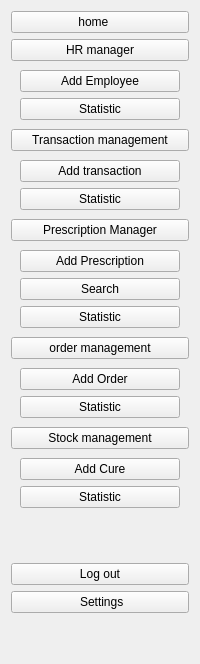
      <widget class="QWidget" name="icon_names_text_widget" native="true">
       <layout class="QVBoxLayout" name="verticalLayout_16">
        <item>
         <widget class="QPushButton" name="p9">
          <property name="maximumSize">
           <size>
            <width>16777215</width>
            <height>16777213</height>
           </size>
          </property>
          <property name="text">
           <string>home    </string>
          </property>
          <property name="icon">
           <iconset resource="resource.qrc">
            <normaloff>:/img/img/home.svg</normaloff>:/img/img/home.svg</iconset>
          </property>
         </widget>
        </item>
        <item>
         <layout class="QVBoxLayout" name="verticalLayout_9">
          <property name="spacing">
           <number>0</number>
          </property>
          <item>
           <widget class="QFrame" name="RH">
            <property name="frameShape">
             <enum>QFrame::NoFrame</enum>
            </property>
            <layout class="QVBoxLayout" name="verticalLayout_5">
             <property name="spacing">
              <number>0</number>
             </property>
             <property name="leftMargin">
              <number>0</number>
             </property>
             <property name="topMargin">
              <number>0</number>
             </property>
             <property name="rightMargin">
              <number>0</number>
             </property>
             <property name="bottomMargin">
              <number>0</number>
             </property>
             <item>
              <widget class="QPushButton" name="p14">
               <property name="text">
                <string>HR manager</string>
               </property>
               <property name="icon">
                <iconset resource="resource.qrc">
                 <normaloff>:/img/img/slack.svg</normaloff>:/img/img/slack.svg</iconset>
               </property>
               <property name="checkable">
                <bool>true</bool>
               </property>
              </widget>
             </item>
             <item>
              <widget class="QFrame" name="frame_rh">
               <property name="frameShape">
                <enum>QFrame::NoFrame</enum>
               </property>
               <layout class="QVBoxLayout" name="verticalLayout">
                <item>
                 <widget class="QPushButton" name="pushButton_8">
                  <property name="text">
                   <string>Add Employee</string>
                  </property>
                  <property name="checkable">
                   <bool>true</bool>
                  </property>
                 </widget>
                </item>
                <item>
                 <widget class="QPushButton" name="pushButton_10">
                  <property name="text">
                   <string>Statistic</string>
                  </property>
                  <property name="checkable">
                   <bool>true</bool>
                  </property>
                 </widget>
                </item>
               </layout>
              </widget>
             </item>
            </layout>
           </widget>
          </item>
          <item>
           <widget class="QFrame" name="SL">
            <property name="frameShape">
             <enum>QFrame::NoFrame</enum>
            </property>
            <layout class="QVBoxLayout" name="verticalLayout_6">
             <property name="spacing">
              <number>0</number>
             </property>
             <property name="leftMargin">
              <number>0</number>
             </property>
             <property name="topMargin">
              <number>0</number>
             </property>
             <property name="rightMargin">
              <number>0</number>
             </property>
             <property name="bottomMargin">
              <number>0</number>
             </property>
             <item>
              <widget class="QPushButton" name="p11">
               <property name="text">
                <string>Transaction management</string>
               </property>
               <property name="icon">
                <iconset resource="resource.qrc">
                 <normaloff>:/img/img/shopping-bag.svg</normaloff>:/img/img/shopping-bag.svg</iconset>
               </property>
               <property name="checkable">
                <bool>true</bool>
               </property>
              </widget>
             </item>
             <item>
              <widget class="QFrame" name="frame_sales">
               <property name="frameShape">
                <enum>QFrame::NoFrame</enum>
               </property>
               <layout class="QVBoxLayout" name="verticalLayout_2">
                <item>
                 <widget class="QPushButton" name="pushButton_12">
                  <property name="text">
                   <string>Add transaction</string>
                  </property>
                  <property name="checkable">
                   <bool>true</bool>
                  </property>
                 </widget>
                </item>
                <item>
                 <widget class="QPushButton" name="pushButton_14">
                  <property name="text">
                   <string>Statistic</string>
                  </property>
                  <property name="checkable">
                   <bool>true</bool>
                  </property>
                 </widget>
                </item>
               </layout>
              </widget>
             </item>
            </layout>
           </widget>
          </item>
          <item>
           <widget class="QFrame" name="frame_9">
            <property name="frameShape">
             <enum>QFrame::NoFrame</enum>
            </property>
            <layout class="QVBoxLayout" name="verticalLayout_10">
             <property name="spacing">
              <number>0</number>
             </property>
             <property name="leftMargin">
              <number>0</number>
             </property>
             <property name="topMargin">
              <number>0</number>
             </property>
             <property name="rightMargin">
              <number>0</number>
             </property>
             <property name="bottomMargin">
              <number>0</number>
             </property>
             <item>
              <widget class="QPushButton" name="pushButton_6">
               <property name="text">
                <string>Prescription Manager</string>
               </property>
               <property name="icon">
                <iconset resource="resource.qrc">
                 <normaloff>:/img/img/heart.svg</normaloff>:/img/img/heart.svg</iconset>
               </property>
               <property name="checkable">
                <bool>true</bool>
               </property>
              </widget>
             </item>
             <item>
              <widget class="QFrame" name="frame_ord_2">
               <property name="frameShape">
                <enum>QFrame::NoFrame</enum>
               </property>
               <layout class="QVBoxLayout" name="verticalLayout_11">
                <item>
                 <widget class="QPushButton" name="pushButton_35">
                  <property name="text">
                   <string>Add Prescription</string>
                  </property>
                  <property name="checkable">
                   <bool>true</bool>
                  </property>
                 </widget>
                </item>
                <item>
                 <widget class="QPushButton" name="pushButton_36">
                  <property name="text">
                   <string>Search</string>
                  </property>
                  <property name="checkable">
                   <bool>true</bool>
                  </property>
                 </widget>
                </item>
                <item>
                 <widget class="QPushButton" name="pushButton_37">
                  <property name="text">
                   <string>Statistic</string>
                  </property>
                  <property name="checkable">
                   <bool>true</bool>
                  </property>
                 </widget>
                </item>
               </layout>
              </widget>
             </item>
            </layout>
           </widget>
          </item>
          <item>
           <widget class="QFrame" name="SK">
            <property name="frameShape">
             <enum>QFrame::NoFrame</enum>
            </property>
            <layout class="QVBoxLayout" name="verticalLayout_7">
             <property name="spacing">
              <number>0</number>
             </property>
             <property name="leftMargin">
              <number>0</number>
             </property>
             <property name="topMargin">
              <number>0</number>
             </property>
             <property name="rightMargin">
              <number>0</number>
             </property>
             <property name="bottomMargin">
              <number>0</number>
             </property>
             <item>
              <widget class="QPushButton" name="p13">
               <property name="text">
                <string>order management</string>
               </property>
               <property name="icon">
                <iconset resource="resource.qrc">
                 <normaloff>:/img/img/mail.svg</normaloff>:/img/img/mail.svg</iconset>
               </property>
               <property name="iconSize">
                <size>
                 <width>50</width>
                 <height>20</height>
                </size>
               </property>
               <property name="checkable">
                <bool>true</bool>
               </property>
              </widget>
             </item>
             <item>
              <widget class="QFrame" name="frame_stc">
               <property name="frameShape">
                <enum>QFrame::NoFrame</enum>
               </property>
               <layout class="QVBoxLayout" name="verticalLayout_3">
                <item>
                 <widget class="QPushButton" name="pushButton_25">
                  <property name="text">
                   <string>Add Order</string>
                  </property>
                  <property name="checkable">
                   <bool>true</bool>
                  </property>
                 </widget>
                </item>
                <item>
                 <widget class="QPushButton" name="pushButton_24">
                  <property name="text">
                   <string>Statistic</string>
                  </property>
                  <property name="checkable">
                   <bool>true</bool>
                  </property>
                 </widget>
                </item>
               </layout>
              </widget>
             </item>
            </layout>
           </widget>
          </item>
          <item>
           <widget class="QFrame" name="frame_8">
            <property name="frameShape">
             <enum>QFrame::NoFrame</enum>
            </property>
            <layout class="QVBoxLayout" name="verticalLayout_8">
             <property name="spacing">
              <number>0</number>
             </property>
             <property name="leftMargin">
              <number>0</number>
             </property>
             <property name="topMargin">
              <number>0</number>
             </property>
             <property name="rightMargin">
              <number>0</number>
             </property>
             <property name="bottomMargin">
              <number>0</number>
             </property>
             <item>
              <widget class="QPushButton" name="p10">
               <property name="text">
                <string>Stock management</string>
               </property>
               <property name="icon">
                <iconset resource="resource.qrc">
                 <normaloff>:/img/img/layers.svg</normaloff>:/img/img/layers.svg</iconset>
               </property>
               <property name="checkable">
                <bool>true</bool>
               </property>
              </widget>
             </item>
             <item>
              <widget class="QFrame" name="frame_ord">
               <property name="frameShape">
                <enum>QFrame::NoFrame</enum>
               </property>
               <layout class="QVBoxLayout" name="verticalLayout_4">
                <item>
                 <widget class="QPushButton" name="pushButton_27">
                  <property name="text">
                   <string>Add Cure</string>
                  </property>
                  <property name="checkable">
                   <bool>true</bool>
                  </property>
                 </widget>
                </item>
                <item>
                 <widget class="QPushButton" name="pushButton_28">
                  <property name="text">
                   <string>Statistic</string>
                  </property>
                  <property name="checkable">
                   <bool>true</bool>
                  </property>
                 </widget>
                </item>
               </layout>
              </widget>
             </item>
            </layout>
           </widget>
          </item>
         </layout>
        </item>
        <item>
         <spacer name="verticalSpacer_2">
          <property name="orientation">
           <enum>Qt::Vertical</enum>
          </property>
          <property name="sizeHint" stdset="0">
           <size>
            <width>20</width>
            <height>40</height>
           </size>
          </property>
         </spacer>
        </item>
        <item>
         <widget class="QPushButton" name="p16">
          <property name="text">
           <string>Log out</string>
          </property>
          <property name="icon">
           <iconset resource="resource.qrc">
            <normaloff>:/img/img/log-out.svg</normaloff>:/img/img/log-out.svg</iconset>
          </property>
          <property name="checkable">
           <bool>true</bool>
          </property>
          <property name="autoExclusive">
           <bool>false</bool>
          </property>
         </widget>
        </item>
        <item>
         <widget class="QPushButton" name="p15">
          <property name="text">
           <string> Settings</string>
          </property>
          <property name="icon">
           <iconset resource="resource.qrc">
            <normaloff>:/img/img/settings.svg</normaloff>:/img/img/settings.svg</iconset>
          </property>
          <property name="checkable">
           <bool>true</bool>
          </property>
          <property name="autoExclusive">
           <bool>false</bool>
          </property>
         </widget>
        </item>
        <item>
         <layout class="QVBoxLayout" name="verticalLayout_12">
          <item>
           <spacer name="verticalSpacer">
            <property name="orientation">
             <enum>Qt::Vertical</enum>
            </property>
            <property name="sizeHint" stdset="0">
             <size>
              <width>20</width>
              <height>40</height>
             </size>
            </property>
           </spacer>
          </item>
         </layout>
        </item>
       </layout>
      </widget>
